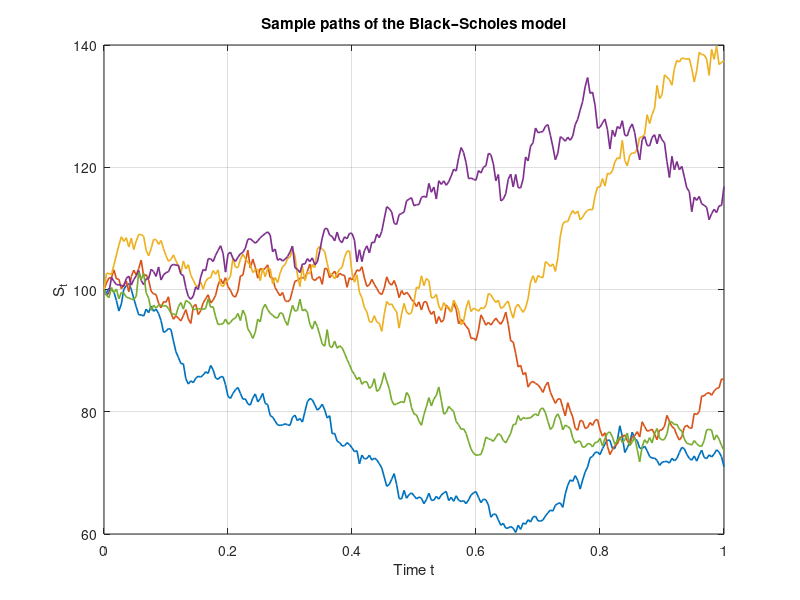

Here is the MATLAB script that generated this plot:
% simulate_bs.m
% Simulates sample paths of the Black–Scholes model
% dS_t = S_t (r dt + sigma dW_t)
% and plots the trajectories.

clear all; close all; clc;

% Model parameters
S0    = 100;
r     = 0.05;   % risk-free rate
sigma = 0.2;    % volatility
T     = 1.0;    % maturity (in years)
Nsteps = 250;   % number of time steps (e.g. ~250 trading days)
Npaths = 5;     % number of paths to plot

dt = T / Nsteps;
t  = linspace(0, T, Nsteps+1);

% Matrix to store paths
S = zeros(Nsteps+1, Npaths);
S(1, :) = S0;

for j = 1:Npaths
    % Brownian increments: sqrt(dt) * N(0,1)
    dW = sqrt(dt) * randn(Nsteps, 1);
    W  = [0; cumsum(dW)];
    
    % Exact GBM solution
    S(:, j) = S0 * exp( (r - 0.5 * sigma^2) * t' + sigma * W );
end

figure;
plot(t, S, 'LineWidth', 1.2);
xlabel('Time t');
ylabel('S_t');
title('Sample paths of the Black–Scholes model');
grid on;
